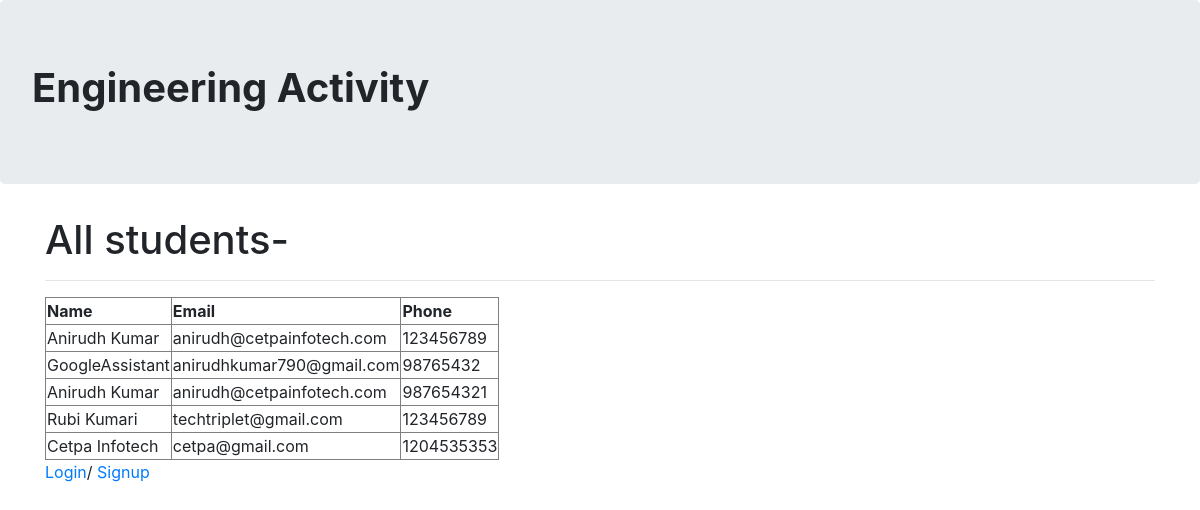
Screenshot of /blog/ with the database file from the repository.
### blog/models.py (models this page shows, shortened)
class Student(models.Model):
    name = models.CharField(max_length=20)
    uname = models.CharField(max_length=15)
    email = models.EmailField()
    mob = models.IntegerField()
    upass = models.CharField(max_length=100)
    dob = models.DateField()

### blog/views.py (the view)
def home(request):
    all_student = Student.objects.all()
    context = {
        'all_student': all_student
    }
    return render(request, 'index.html', context)

### blog/templates/index.html (shortened to what this page needs)
<!DOCTYPE html>
<html lang="en">
<head>
    {% load staticfiles %}
    <link rel="stylesheet" href="{% static 'css/bootstrap.min.css' %}">
</head>
<body>
<div class="jumbotron"><h1><strong>Engineering Activity</strong></h1></div>
<div class="container">
    {% block content %}
    <h1>All students-</h1>
    <hr>
    <table border="1">
        <tr>
            <th>Name</th>
            <th>Email</th>
            <th>Phone</th>
        </tr>
        {% for user in all_student %}
        <tr>
            <td>{{user.name}}</td>
            <td>{{user.email}}</td>
            <td>{{user.mob}}</td>
        </tr>
        {% endfor %}
    </table>
    <a href="/blog/login/">Login</a>/ <a href="/blog/signup/">Signup</a>
    {% endblock content %}
</div>
</body>
</html>

### rows the page displays
Student: name "Anirudh Kumar", email "anirudh@cetpainfotech.com", mob "123456789"
Student: name "GoogleAssistant", email "anirudhkumar790@gmail.com", mob "98765432"
Student: name "Anirudh Kumar", email "anirudh@cetpainfotech.com", mob "987654321"
Student: name "Rubi Kumari", email "techtriplet@gmail.com", mob "123456789"
Student: name "Cetpa Infotech", email "cetpa@gmail.com", mob "1204535353"
